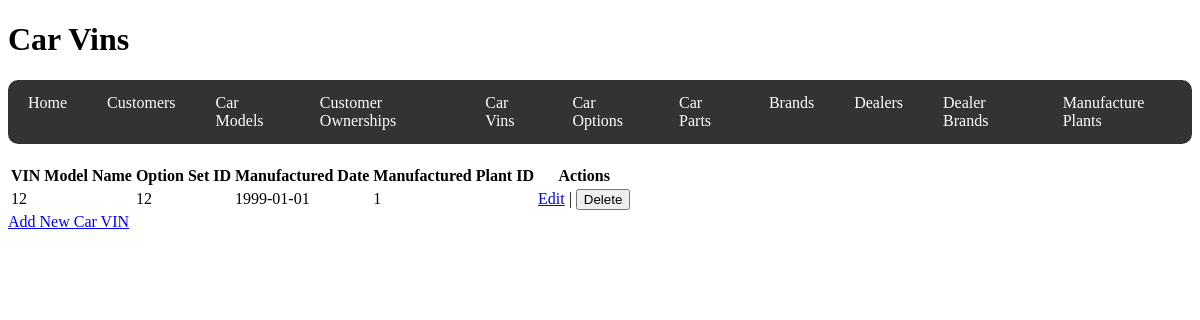
/car_vins, run on an earlier commit of the app's database.
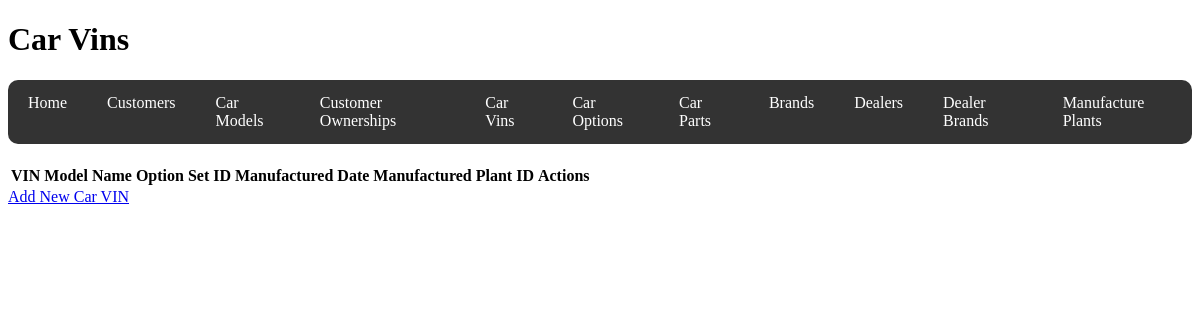
And on a later commit of the database.
### code/models.py (models this page shows)
class CarVin(db.Model):
    __tablename__ = "Car_Vins"
    vin = db.Column(db.Integer, primary_key=True)
    model_id = db.Column(db.Integer, db.ForeignKey("Models.model_id"))
    option_set_id = db.Column(db.Integer, db.ForeignKey("Car_Options.option_set_id"))
    manufactured_date = db.Column(db.Date)
    manufactured_plant_id = db.Column(db.Integer)
    ownership = db.relationship("CustomerOwnership", back_populates="car_vin")
    car_model = db.relationship("CarModel", back_populates="car_vins")
    car_option = db.relationship("CarOption", back_populates="car_vins")

### code/routes/carvins.py (the view, shortened to what this page needs)
@carvins_bp.route("/car_vins", methods=["GET", "POST"])
def car_vins():
    car_vins = CarVin.query.all()
    return render_template("car_vins.html", car_vins=car_vins)

### code/templates/car_vins.html
{% extends 'base.html' %} {% block title %}Car Vins{% endblock %} {% block
header %}
<h1>Car Vins</h1>
{% endblock %} {% block content %}
<table>
  <tr>
    <th>VIN</th>
    <th>Model Name</th>
    <th>Option Set ID</th>
    <th>Manufactured Date</th>
    <th>Manufactured Plant ID</th>
    <th>Actions</th>
  </tr>
  {% for car_vin in car_vins %}
  <tr>
    <td>{{ car_vin.vin }}</td>
    <td>{{ car_vin.car_model.model_name }}</td>
    <td>{{ car_vin.option_set_id }}</td>
    <td>{{ car_vin.manufactured_date }}</td>
    <td>{{ car_vin.manufactured_plant_id }}</td>
    <td>
      <a href="{{ url_for('carvins.view_car_vin', vin=car_vin.vin) }}">Edit</a>
      |
      <form
        action="{{ url_for('carvins.delete_car_vin', vin=car_vin.vin) }}"
        method="POST"
        style="display: inline"
      >
        <button type="submit">Delete</button>
      </form>
    </td>
  </tr>
  {% endfor %}
</table>
<a href="{{ url_for('carvins.new_car_vin') }}">Add New Car VIN</a>
{% endblock %}

### code/templates/base.html (shortened to what this page needs)
<!DOCTYPE html>
<html lang="en">
  <head>
  </head>
  <body>
    <div class="header">{% block header %}{% endblock %}</div>
    {% include '_navbar.html' %}
    <div class="content">{% block content %}{% endblock %}</div>
  </body>
</html>

### code/templates/_navbar.html
<nav>
  <ul>
    <li><a href="{{ url_for('home') }}">Home</a></li>
    <li><a href="{{ url_for('customers.customers') }}">Customers</a></li>
    <li><a href="{{ url_for('carmodels.car_models') }}">Car Models</a></li>
    <li>
      <a href="{{ url_for('ownerships.customer_ownerships') }}"
        >Customer Ownerships</a
      >
    </li>
    <li><a href="{{ url_for('carvins.car_vins') }}">Car Vins</a></li>
    <li><a href="{{ url_for('caroptions.caroptions') }}">Car Options</a></li>
    <li><a href="{{ url_for('carparts.carparts') }}">Car Parts</a></li>
    <li><a href="{{ url_for('brands.brands') }}">Brands</a></li>
    <li><a href="{{ url_for('dealers.dealers') }}">Dealers</a></li>
    <li>
      <a href="{{ url_for('dealerbrands.dealer_brands') }}">Dealer Brands</a>
    </li>
    <li>
      <a href="{{ url_for('manufactureplants.manufacture_plants') }}"
        >Manufacture Plants</a
      >
    </li>
  </ul>
</nav>

### code/templates/base.html (style rules this page uses)
nav ul { list-style-type: none; padding: 0; margin: 0; display: flex; justify-content: flex-start; background-color: #333; border-radius: 10px; }
nav ul li { margin: 0; padding: 0; }
nav ul li a { display: block; padding: 14px 20px; text-decoration: none; color: white; border-radius: 10px; }
nav { margin-bottom: 20px; }

What changed in the data, as far as the page shows it:
removed CarVin: vin "12", option_set_id "12", manufactured_date "1999-01-01", manufactured_plant_id "1"
